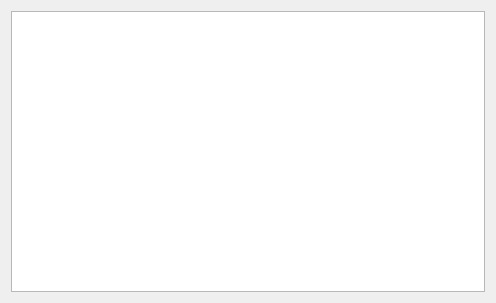
<?xml version="1.0" encoding="UTF-8"?>
<ui version="4.0">
 <class>QueryMainWin</class>
 <widget class="QWidget" name="QueryMainWin">
  <property name="geometry">
   <rect>
    <x>0</x>
    <y>0</y>
    <width>496</width>
    <height>303</height>
   </rect>
  </property>
  <property name="windowTitle">
   <string>Form</string>
  </property>
  <layout class="QGridLayout" name="gridLayout">
   <item row="0" column="0">
    <widget class="QTableView" name="tableView"/>
   </item>
  </layout>
 </widget>
 <resources/>
 <connections/>
</ui>
